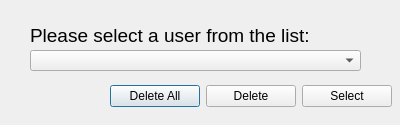
<?xml version="1.0" encoding="UTF-8"?>
<ui version="4.0">
 <class>ExistingUserDialog</class>
 <widget class="QDialog" name="ExistingUserDialog">
  <property name="geometry">
   <rect>
    <x>0</x>
    <y>0</y>
    <width>400</width>
    <height>125</height>
   </rect>
  </property>
  <property name="minimumSize">
   <size>
    <width>400</width>
    <height>125</height>
   </size>
  </property>
  <property name="maximumSize">
   <size>
    <width>400</width>
    <height>125</height>
   </size>
  </property>
  <property name="windowTitle">
   <string>Existing User Selection</string>
  </property>
  <widget class="QComboBox" name="playerListBox">
   <property name="geometry">
    <rect>
     <x>30</x>
     <y>50</y>
     <width>331</width>
     <height>21</height>
    </rect>
   </property>
   <property name="editable">
    <bool>false</bool>
   </property>
   <property name="currentText">
    <string/>
   </property>
  </widget>
  <widget class="QLabel" name="label">
   <property name="geometry">
    <rect>
     <x>30</x>
     <y>20</y>
     <width>331</width>
     <height>31</height>
    </rect>
   </property>
   <property name="font">
    <font>
     <pointsize>14</pointsize>
    </font>
   </property>
   <property name="text">
    <string>Please select a user from the list:</string>
   </property>
  </widget>
  <widget class="QWidget" name="">
   <property name="geometry">
    <rect>
     <x>110</x>
     <y>80</y>
     <width>282</width>
     <height>32</height>
    </rect>
   </property>
   <layout class="QHBoxLayout" name="horizontalLayout">
    <item>
     <widget class="QPushButton" name="deleteAllButton">
      <property name="text">
       <string>Delete All</string>
      </property>
     </widget>
    </item>
    <item>
     <widget class="QPushButton" name="deleteButton">
      <property name="text">
       <string>Delete</string>
      </property>
     </widget>
    </item>
    <item>
     <widget class="QPushButton" name="selectButton">
      <property name="text">
       <string>Select</string>
      </property>
     </widget>
    </item>
   </layout>
  </widget>
 </widget>
 <resources/>
 <connections/>
</ui>
